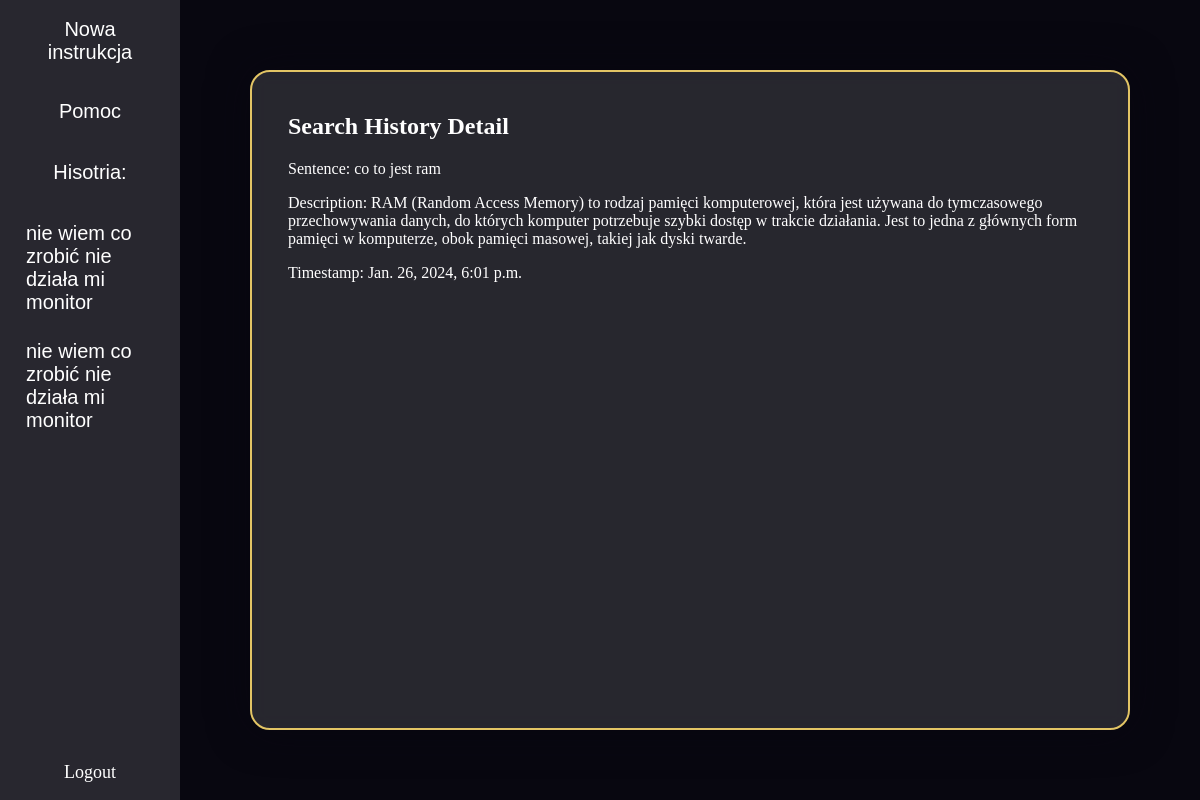
/search_history_detail/225/ (signed in), run on the app's committed database.
### app/models.py (models this page shows, shortened)
class SearchHistory(models.Model):
    user = models.ForeignKey(User, on_delete=models.CASCADE)
    sentence = models.CharField(max_length=255)
    description = models.TextField(blank=True, null=True)
    timestamp = models.DateTimeField(auto_now_add=True)

### app/views.py (the view)
# urls.py: path('search_history_detail/<int:history_id>/', views.search_history_detail, name='search_history_detail'),
def search_history_detail(request, history_id):
    history_entry = get_object_or_404(SearchHistory, id=history_id)
    user_search_history = []
    if request.user.is_authenticated:
        user_search_history = SearchHistory.objects.filter(user=request.user).order_by('-timestamp')
    return render(request, 'search_history_detail.html', {'history_entry': history_entry, 'user_search_history': user_search_history})

### app/context_processors.py (called while the page is built)
def search_history(request):
    user_search_history = []
    if request.user.is_authenticated:
        user_search_history = SearchHistory.objects.filter(user=request.user).order_by('-timestamp')[:5]
    return {'user_search_history': user_search_history}

### templates/search_history_detail.html (shortened to what this page needs)
<!DOCTYPE html>
<html>
<head>
</head>
<body>
{% block content %}
<div class="menuholder">
  <div class="menu">
    <ul>
      <li><a href="{% url 'home'%}" style="color: white; text-decoration: none; text-align:center;">Nowa instrukcja</a></li>
    <ul>
    <ul>
      <li><a href="{% url 'form_page'%}" style="color: white; text-decoration: none; text-align:center;">Pomoc</a></li>
    <ul>
      <ul>
        <li><p>Hisotria:</p></li>
      <ul>
        {% if user_search_history %}
          {% for entry in user_search_history %}
            <li class="history-entry" data-history-id="{{ entry.id }}">
              <a href="{% url 'search_history_detail' entry.id %}">{{ entry.sentence }}</a>
            </li>
          {% endfor %}
        {% endif %}
</ul>
  </div>
  <div class="logout-div">
    <a href="{% url 'logout' %}" class="logout-link">Logout</a>
  </div>
</div>
<div class="container">
  <div class="top-div">
    <div style=" padding: 1px 16px; height: 100%;">
      <h2>Search History Detail</h2>
      <p>Sentence: {{ history_entry.sentence }}</p>
      <p>Description: {{ history_entry.description|safe }}</p>
      <p>Timestamp: {{ history_entry.timestamp }}</p>
    </div>
  </div>
    </div>
{% endblock %}
  </body>
</html>

### templates/search_history_detail.html (style rules this page uses)
body { margin: 0; background-color: #080710; color: white; word-wrap: break-word; }
.menu { overflow-y: auto; max-height: 100vh; width:15%; }
.menu ul { list-style-type: none; margin: 0; padding: 0; font-size: 20px; font-family: 'Poppins', sans-serif; }
.menu li a { display: block; color: white; padding: 8px 16px; text-decoration: none; margin:10px; }
.menu li a:last-child { padding-top: 200px; display: block; color: white; padding: 8px 16px; text-decoration: none; }
.menu .history-entry { position: relative; }
.menu ul { list-style-type: none; margin: 0; padding: 0; width: 15%; background: #28272f; position: fixed; height: 73.7%; overflow-y: auto; font-size: 20px; font-family: 'Poppins', sans-serif; }
.menu p { text-align:center; }
.container { margin-left: 15%; height: 100vh; display: flex; flex-direction: column; overflow-y: auto; }
.top-div { margin:70px; height: 90%; padding: 20px; background-color: rgba(255,255,255,0.13); backdrop-filter: blur(10px); border: 2px solid #E3C565; box-shadow: 0 0 40px rgba(8,7,16,0.6); box-sizing: border-box; border-radius:20px; }
.logout-div { position: absolute; height:7%; bottom: 0px; left: 0px; font-size: 18px; width:15%; background:#28272f; text-align: center; }
.logout-link { position: absolute; top: 50%; left: 50%; transform: translate(-50%,-50%); color:white; text-decoration:none; }

### data on the page
SearchHistory: sentence "nie wiem co zrobić nie działa mi monitor"
SearchHistory: sentence "nie wiem co zrobić nie działa mi monitor"
SearchHistory: sentence "co to jest ram", description "RAM (Random Access Memory) to rodzaj pamięci komputerowej, która jest używana do tymczasowego przechowywania danych, do których komputer potrzebuje szybki dostęp w trakcie działania. Jest to jedna z głównych form pamięci w komputerze, obok pamięci masowej, takiej jak dyski twarde.", timestamp "Jan. 26, 2024, 6:01 p.m."
